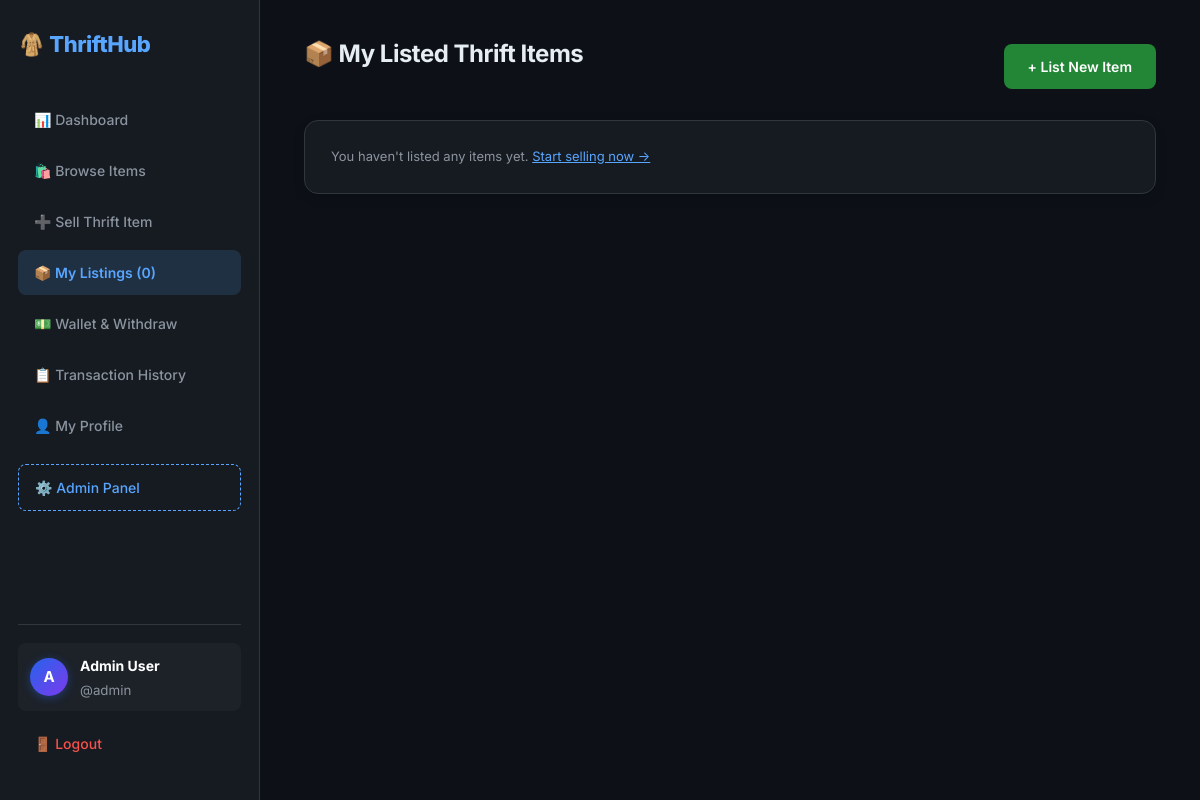
/dashboard.php?page=my_listings (signed in), run on the app's committed database.
### tables this page shows
CREATE TABLE `users` (
  `id` INT AUTO_INCREMENT PRIMARY KEY,
  `full_name` VARCHAR(100) NOT NULL,
  `username` VARCHAR(50) NOT NULL UNIQUE,
  `email` VARCHAR(100) NOT NULL UNIQUE,
  `password` VARCHAR(255) NOT NULL,
  `balance` DECIMAL(10,2) NOT NULL DEFAULT 5000.00,
  `role` ENUM('user', 'admin') NOT NULL DEFAULT 'user',
  `created_at` TIMESTAMP DEFAULT CURRENT_TIMESTAMP
);

### dashboard.php (the view, shortened to what this page needs)
<?php
require 'db.php';
$user_id = $_SESSION['user_id'];
$page = $_GET['page'] ?? 'dashboard';
$stmt = $conn->prepare("SELECT full_name, username, email, balance, role, created_at FROM users WHERE id = ?");
$stmt->bind_param("i", $user_id);
$stmt->execute();
$user = $stmt->get_result()->fetch_assoc();
$full_name = $user['full_name'];
$balance   = floatval($user['balance']);
$username  = $user['username'];
$role      = $user['role'];
$txns = [];
$my_products = [];
?>
<!DOCTYPE html>
<html lang="en">
<head>
    <link rel="stylesheet" href="dashboard.css">
</head>
<body>
<aside class="sidebar">
    <a href="index.php" class="sidebar-logo">🧥 ThriftHub</a>
    <a href="dashboard.php?page=dashboard" class="nav-item <?= $page == 'dashboard' ? 'active' : '' ?>">📊 Dashboard</a>
    <a href="dashboard.php?page=products" class="nav-item <?= $page == 'products' ? 'active' : '' ?>">🛍️ Browse Items</a>
    <a href="dashboard.php?page=add_product" class="nav-item <?= $page == 'add_product' ? 'active' : '' ?>">➕ Sell Thrift Item</a>
    <a href="dashboard.php?page=my_listings" class="nav-item <?= $page == 'my_listings' ? 'active' : '' ?>">📦 My Listings (<?= count($my_products) ?>)</a>
    <a href="dashboard.php?page=withdraw" class="nav-item <?= $page == 'withdraw' ? 'active' : '' ?>">💵 Wallet & Withdraw</a>
    <a href="dashboard.php?page=history" class="nav-item <?= $page == 'history' ? 'active' : '' ?>">📋 Transaction History</a>
    <a href="dashboard.php?page=account" class="nav-item <?= $page == 'account' ? 'active' : '' ?>">👤 My Profile</a>
    <?php if ($role === 'admin') { ?>
        <a href="admin.php" class="nav-item" style="color:var(--blue); border:1px dashed var(--blue); margin-top:10px;">⚙️ Admin Panel</a>
    <?php } ?>
    <div class="sidebar-footer">
        <div class="user-chip">
            <div class="avatar"><?= strtoupper(substr($full_name, 0, 1)) ?></div>
            <div style="overflow:hidden;">
                <strong style="font-size:14px; color:white;"><?= htmlspecialchars($full_name) ?></strong><br>
                <small style="color:var(--muted);">@<?= htmlspecialchars($username) ?></small>
            </div>
        </div>
        <a href="logout.php" class="nav-item logout">🚪 Logout</a>
    </div>
</aside>
<main class="content">
    <?php if ($page == 'dashboard') { ?>
        <div style="display:flex; justify-content:space-between; align-items:center; margin-bottom:24px;">
            <div>
                <h1>Welcome back, <?= htmlspecialchars(explode(' ', $full_name)[0]) ?> 👋</h1>
                <p class="muted">Here is an overview of your thrift wallet, sales and recent activity.</p>
            </div>
            <a href="dashboard.php?page=add_product" class="btn btn-green">+ List New Item</a>
        </div>
        <div class="grid3">
            <div class="card">
                <div class="card-label">Available Wallet Balance</div>
                <div class="amount-lg" style="color:#3fb950;">Rs. <?= number_format($balance, 2) ?></div>
                <form method="POST" action="action.php" style="margin-top:12px;">
                    <input type="hidden" name="action" value="deposit">
                    <input type="hidden" name="amount" value="1000">
                    <button type="submit" class="btn btn-outline" style="padding:6px 12px; font-size:12px; width:100%;">+ Top Up Rs. 1,000 (Demo)</button>
                </form>
            </div>
            <div class="card">
                <div class="card-label">My Thrift Listings</div>
                <div class="amount-lg"><?= count($my_products) ?></div>
                <div class="muted" style="margin-top:6px;">Items you're currently selling</div>
            </div>
            <div class="card">
                <div class="card-label">Account Status</div>
                <div style="margin-top:8px;">
                    <span class="badge">✔ Verified Member</span>
                    <?php if ($role === 'admin') { ?><span class="badge badge-amber" style="margin-left:4px;">Admin</span><?php } ?>
                </div>
                <div class="muted" style="margin-top:8px;">Role: <?= ucfirst($role) ?></div>
            </div>
        </div>
        <div class="card">
            <h2>Recent Wallet Activity</h2>
            <?php if (count($txns) == 0) { ?>
                <p class="muted">No transactions yet.</p>
            <?php } else { ?>
                <table>
                    <thead>
                        <tr>
                            <th>REF ID</th>
                            <th>DESCRIPTION</th>
                            <th>DATE</th>
                            <th>STATUS</th>
                            <th>AMOUNT</th>
                        </tr>
                    </thead>
                    <tbody>
                        <?php
                        $recent = array_slice($txns, 0, 5);
                        foreach ($recent as $t) {
                        ?>
                        <tr>
                            <td class="muted">#<?= htmlspecialchars($t['txn_ref']) ?></td>
                            <td><?= htmlspecialchars($t['description']) ?></td>
                            <td class="muted"><?= date('M d, Y h:i A', strtotime($t['created_at'])) ?></td>
                            <td><span class="badge">Completed</span></td>
                            <td class="<?= $t['type'] == 'credit' ? 'pos' : 'neg' ?>">
                                <?= $t['type'] == 'credit' ? '+' : '-' ?>Rs. <?= number_format($t['amount'], 2) ?>
                            </td>
                        </tr>
                        <?php } ?>
                    </tbody>
                </table>
            <?php } ?>
        </div>
    <?php } elseif ($page == 'my_listings') { ?>
        <div style="display:flex; justify-content:space-between; align-items:center; margin-bottom:24px;">
            <h1>📦 My Listed Thrift Items</h1>
            <a href="dashboard.php?page=add_product" class="btn btn-green">+ List New Item</a>
        </div>
        <div class="card">
            <?php if (count($my_products) == 0) { ?>
                <p class="muted">You haven't listed any items yet. <a href="dashboard.php?page=add_product" style="color:var(--blue);">Start selling now &rarr;</a></p>
            <?php } ?>
        </div>
    <?php } ?>
</main>
</body>
</html>

### dashboard.css (style rules this page uses)
* { box-sizing: border-box; margin: 0; padding: 0; }
:root { --bg: #0d1117; --surface: #161b22; --surface-hover: #21262d; --border: #30363d; --blue: #58a6ff; --blue-glow: rgba(88, 166, 255, 0.15); --green: #238636; --green-hover: #2ea043; --red: #f85149; --amber: #d29922; --muted: #8b949e; --white: #e6edf3; --card-shadow: 0 8px 24px rgba(0, 0, 0, 0.3); }
body { font-family: 'Inter', system-ui, -apple-system, sans-serif; background: var(--bg); color: var(--white); min-height: 100vh; display: flex; line-height: 1.5; }
.sidebar { width: 260px; background: var(--surface); border-right: 1px solid var(--border); padding: 28px 18px; display: flex; flex-direction: column; position: sticky; top: 0; height: 100vh; }
.sidebar-logo { font-size: 22px; font-weight: 800; color: var(--blue); display: flex; align-items: center; gap: 8px; margin-bottom: 36px; text-decoration: none; letter-spacing: -0.5px; }
.nav-item { display: flex; align-items: center; gap: 12px; padding: 12px 16px; border-radius: 8px; font-size: 14px; font-weight: 500; color: var(--muted); text-decoration: none; margin-bottom: 6px; transition: all 0.2s ease; }
.nav-item.active { background: var(--blue-glow); color: var(--blue); font-weight: 600; }
.nav-item.logout { color: var(--red); margin-top: auto; }
.sidebar-footer { margin-top: auto; border-top: 1px solid var(--border); padding-top: 18px; }
.avatar { width: 38px; height: 38px; border-radius: 50%; background: linear-gradient(135deg, #2563eb, #7c3aed); display: flex; align-items: center; justify-content: center; font-weight: 700; font-size: 15px; color: #fff; box-shadow: 0 2px 8px rgba(37, 99, 235, 0.4); }
.user-chip { display: flex; align-items: center; gap: 12px; padding: 10px 12px; margin-bottom: 10px; background: rgba(255, 255, 255, 0.03); border-radius: 8px; }
.content { flex: 1; padding: 36px 44px; max-width: 1200px; }
h1 { font-size: 24px; font-weight: 700; margin-bottom: 24px; letter-spacing: -0.5px; }
.card { background: var(--surface); border: 1px solid var(--border); border-radius: 14px; padding: 26px; margin-bottom: 24px; box-shadow: 0 4px 12px rgba(0, 0, 0, 0.15); }
.btn { display: inline-flex; align-items: center; justify-content: center; gap: 8px; padding: 12px 24px; border: none; border-radius: 8px; font-size: 14px; font-weight: 600; cursor: pointer; text-decoration: none; transition: background 0.2s, transform 0.1s; }
.btn-green { background: var(--green); color: #fff; }
.muted { color: var(--muted); font-size: 13px; }

### data on the page
users: full_name "A", full_name "Admin User", username "admin"

### other printed values
count($my_products) "0"
